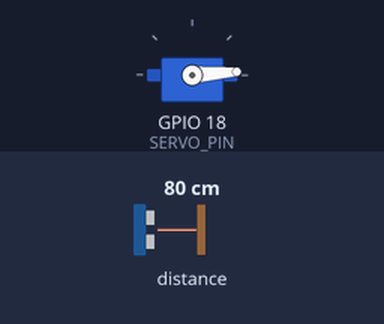
This sketch was run on a simulated ESP32. Parts: servo. The inputs (shaded band) are chosen by the test bench; at power-on: distance to the obstacle 80 cm. The ROS host is connected and sends only what is stated.

Above: at 2.05 s.
At 3.85 s:
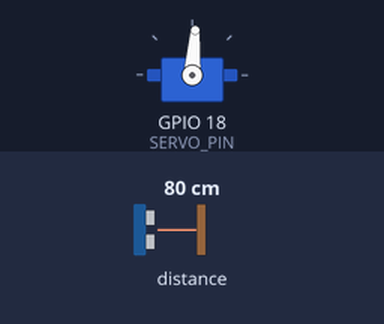
At 5.7 s:
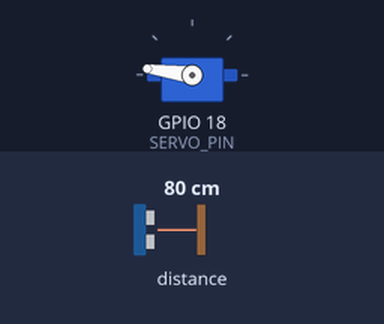
At 9.35 s:
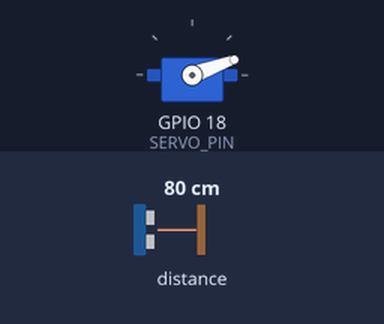
Timing chart, 0 to 12.1 s (numbered marks = the images above):
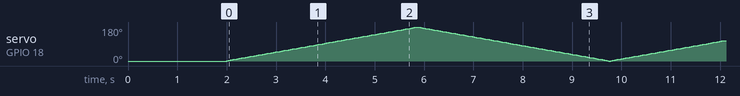

The sketch:

ros_radar.ino
```cpp
#include <micro_ros_arduino.h>
#include <stdio.h>
#include <rcl/rcl.h>
#include <rcl/error_handling.h>
#include <rclc/rclc.h>
#include <rclc/executor.h>
#include <std_msgs/msg/int32.h>
#include <Wire.h>
#include <ESP32Servo.h>
#include <Adafruit_VL53L0X.h>

#define SERVO_PIN 18
#define SDA_PIN 21
#define SCL_PIN 22

rcl_publisher_t dist_pub;
rcl_publisher_t angle_pub;
std_msgs__msg__Int32 dist_msg;
std_msgs__msg__Int32 angle_msg;
rclc_executor_t executor;
rclc_support_t support;
rcl_allocator_t allocator;
rcl_node_t node;

Servo myServo;
Adafruit_VL53L0X lox = Adafruit_VL53L0X();

int currentAngle = 0;
int direction = 1;
unsigned long lastScan = 0;

#define RCCHECK(fn) { rcl_ret_t temp_rc = fn; if((temp_rc != RCL_RET_OK)){}}

void setup() {
  set_microros_transports();

  // 1. Force I2C Pins
  Wire.begin(SDA_PIN, SCL_PIN);

  // 2. Start Sensor (Keep trying until it works)
  // If this fails, the code will hang here (safer than sending garbage)
  while (!lox.begin()) {
    delay(100);
  }

  // 3. Start Servo
  myServo.setPeriodHertz(50);
  myServo.attach(SERVO_PIN);
  myServo.write(0);

  delay(2000);

  allocator = rcl_get_default_allocator();
  RCCHECK(rclc_support_init(&support, 0, NULL, &allocator));
  RCCHECK(rclc_node_init_default(&node, "esp32_radar", "", &support));

  RCCHECK(rclc_publisher_init_default(
    &dist_pub, &node, ROSIDL_GET_MSG_TYPE_SUPPORT(std_msgs, msg, Int32), "/radar/distance"));

  RCCHECK(rclc_publisher_init_default(
    &angle_pub, &node, ROSIDL_GET_MSG_TYPE_SUPPORT(std_msgs, msg, Int32), "/radar/angle"));

  RCCHECK(rclc_executor_init(&executor, &support.context, 1, &allocator));
}

void loop() {
  if (millis() - lastScan > 30) {
    lastScan = millis();

    // Move Servo
    currentAngle += (direction * 2);
    if (currentAngle >= 180) { currentAngle = 180; direction = -1; }
    if (currentAngle <= 0)   { currentAngle = 0;   direction = 1; }
    myServo.write(currentAngle);

    // Read Sensor
    VL53L0X_RangingMeasurementData_t measure;
    lox.rangingTest(&measure, false);

    // Send Data
    angle_msg.data = currentAngle;
    if (measure.RangeStatus != 4) {
      dist_msg.data = measure.RangeMilliMeter;
    } else {
      dist_msg.data = 2000; // Out of range
    }

    rcl_publish(&angle_pub, &angle_msg, NULL);
    rcl_publish(&dist_pub, &dist_msg, NULL);
  }
  rclc_executor_spin_some(&executor, RCL_MS_TO_NS(10));
}
```
